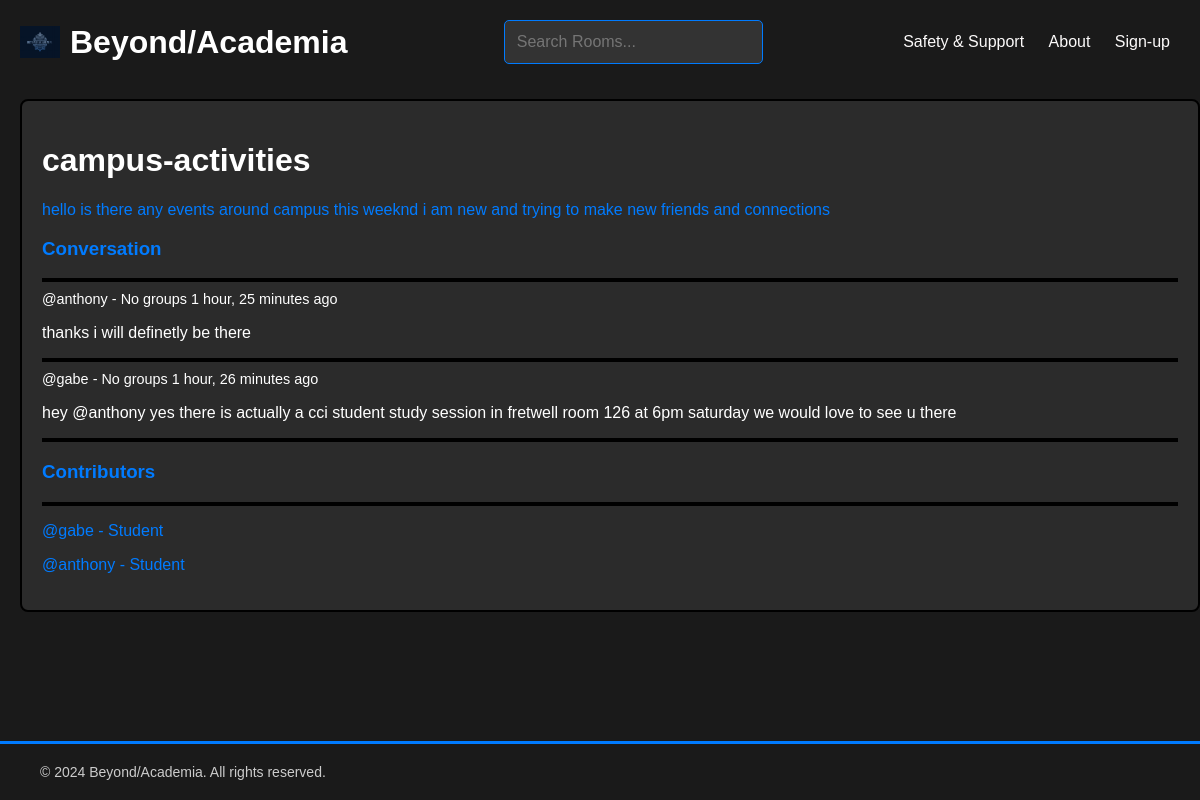
The page /room/23/ on the database its author committed.
### base/models.py (models this page shows, shortened)
class Room(models.Model):
    host = models.ForeignKey(User, on_delete=models.SET_NULL, null=True)
    topic = models.ForeignKey(Topic, on_delete=models.SET_NULL, null=True)
    name = models.CharField(max_length=200)
    description = models.TextField(null=True, blank=True)
    participants = models.ManyToManyField(User, related_name='participants', blank=True)
    updated = models.DateTimeField(auto_now=True)
    created = models.DateTimeField(auto_now_add=True)
    class Meta:
        ordering = ['-updated','created']

class Message(models.Model):
    user = models.ForeignKey(User, on_delete=models.CASCADE)
    room = models.ForeignKey(Room, on_delete=models.CASCADE)
    body = models.TextField()
    updated = models.DateTimeField(auto_now=True)
    created = models.DateTimeField(auto_now_add=True)
    class Meta:
        ordering = ['-updated','created']

### base/views.py (the view, shortened to what this page needs)
# urls.py: path("room/",views.room, name="room"),
def room(request, pk):
    room = Room.objects.get(id=pk)
    room_messages = room.message_set.all()  # Assuming a reverse relation named `message_set`
    participants = room.participants.all()
    context = {'room': room, 'room_messages': room_messages, 'participants': participants}
    return render(request, 'base/room.html', context)

### base/templates/base/room.html (shortened to what this page needs)
{% extends 'main.html' %}
{% load static %}
{% block content %}
<div class="room-container">
    <div class="room-box">
        <h1>{{ room.name }}</h1>
        <p>{{ room.description }}</p>
        <div  class="comment-wrapper">
            <h3>Conversation</h3>
            <hr>
            {% for message in room_messages %}
            <div class="roomcon">
                <small style="color: white;">@{{ message.user }} -
                    {% for group in user.groups.all %}
                {{ group.name }}
                {% if not forloop.last %}, {% endif %}
            {% empty %}
                No groups
            {% endfor %}{{ message.created|timesince }} ago </small>
                <p style="color: white;">{{ message.body }}</p>
                <hr>
            </div>
            {% endfor %}
        </div>
    </div>
    <div class="contributors">
    <h3>Contributors</h3>
    <hr>
    {% for user in participants %}
    <div>
        <p>@{{ user.username }} -
            {% for group in user.groups.all %}
                {{ group.name }}
            {% empty %}
                No groups
            {% endfor %}
        </p>
    </div>
    {% endfor %}
</div>
{% endblock %}

### templates/main.html (shortened to what this page needs)
{% load static %}
<!DOCTYPE html>
<html lang="en">
<head>
    <link rel="stylesheet" type="text/css" href="{% static 'css/main.css' %}">
</head>
<body>
    {% include 'navbar.html' %}
    {% block content %}
    {% endblock %}
    <footer class="footer-fix">
        <div class="footer-content">
            <div class="footer-left">
                <p>© 2024 Beyond/Academia. All rights reserved.</p>
            </div>
        </div>
    </footer>
</body>
</html>

### templates/navbar.html
{% load static %}
<div class="navbar">
    <a href="/" class="navbar-logo">
        <img src="{% static 'images/logo1.png' %}" alt="Logo" class="navbar-logo-img">
        <h1>Beyond/Academia</h1>
    </a>
    <form class="search" method="GET" action="{% url 'home'%}">
        <input type="text" name="q" placeholder="Search Rooms..."/>
    </form>
    <nav class="navbar-links">
        <a href="/safety/">Safety & Support</a>
        <a href="/about/">About</a>
        {% if request.user.is_authenticated %}
        <a href="{% url 'user-profile' request.user.id %}">Profile</a>
        {% else %}
        <a href="{% url 'login'%}">Sign-up</a>
        {% endif %}
    </nav>
</div>

### static/css/main.css (style rules this page uses)
body { background-color:#1a1a1a; font-family: Arial, sans-serif; margin: 0; padding: 0; color: #007BFF; align-items: center; }
.navbar { display: flex; justify-content: space-between; align-items: center; padding: 10px 20px; background-color: #1a1a1a; }
.navbar-logo { display: flex; align-items: center; text-decoration: none; color: #007BFF; }
.navbar-logo-img { width: 40px; height: auto; margin-right: 10px; }
.navbar-logo h1 { font-size: 2rem; margin: 0; }
.search input { padding: 8px 12px; border: 1px solid #ccc; border-radius: 4px; background-color: #333; color: #fff; font-size: 1rem; width: 200px; }
.navbar-links a { color: #fcfafa; text-decoration: none; margin: 0 10px; font-size: 1rem; }
.footer-fix { background-color: #1a1a1a; color: #fff; padding: 20px; text-align: center; position: fixed; bottom: 0; left: 0; right: 0; width: 100%; }
.footer-content { display: flex; justify-content: space-between; align-items: center; max-width: 1200px; margin: 0 auto; padding: 0 20px; }
.footer-left p { margin: 0; font-size: 0.875rem; color: #ccc; }
.room-container { border: 2px solid black; padding: 20px; margin: 15px 0; background-color: #2b2b2b; border-radius: 8px; margin-left: 20px; }
.room-container small { font-size: 0.9rem; color: #555; }
.room-container hr { border: 2px solid black; margin-top: 10px; }
footer { background: #4caf50; color: white; padding: 20px; text-align: center; margin-top: 20px; }
footer { background-color: #1a1a1a; color: #ffffff; text-align: center; padding: 10px 0; font-size: 0.9rem; border-top: 3px solid #007bff; }
h1 { color: #ffffff; font-size: 2rem; }
input[type="text"], input[type="password"], input[type="email"] { width: 100%; padding: 12px; margin: 10px 0; border: 1px solid #007BFF; border-radius: 5px; background-color: #333; color: white; font-size: 1rem; }

### rows shown on the page
Room: name "campus-activities", description "hello is there any events around campus this weeknd i am new and trying to make new friends and connections"
Message: user "anthony", created "1 hour, 25 minutes", body "thanks i will definetly be there"
Message: user "gabe", created "1 hour, 26 minutes", body "hey @anthony yes there is actually a cci student study session in fretwell room 126 at 6pm saturday we would love to see u there"

### other values the page prints
{{ user.username }} "gabe"
{{ group.name }} "Student"
{{ user.username }} "anthony"
